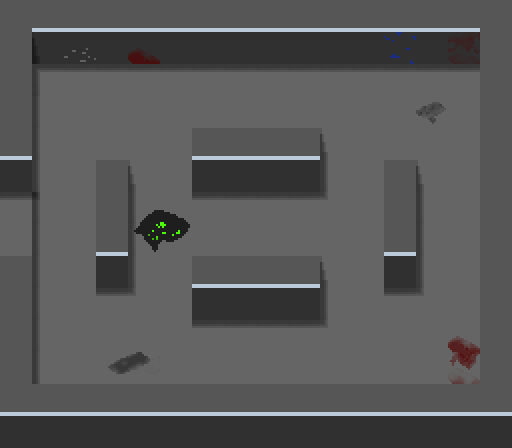

Below is a game level as drawn by its tile map, then a one-line description and the .tmx file that defines it, in full:
An orthogonal 16x14 tile map with 32x32 px tiles, 10 tile layers (Background, Walls, Decorations, Shadows, ...), 1 hidden layer not drawn.

<map version="1.0" tiledversion="1.1.5" orientation="orthogonal" renderorder="right-down" width="16" height="14" tilewidth="32" tileheight="32" infinite="0" nextobjectid="1">
 <tileset firstgid="1" name="tileset" tilewidth="32" tileheight="32" tilecount="84" columns="14">
  <image source="tileset.png" width="448" height="192" />
 </tileset>
 <layer name="Background" width="16" height="14">
  <data encoding="csv">
62,62,62,62,62,62,62,62,62,62,62,62,62,62,62,62,
62,62,62,62,62,62,62,62,62,62,62,62,62,62,62,62,
62,62,62,62,62,62,62,62,62,62,62,62,62,62,62,62,
62,62,62,62,62,62,62,62,62,62,62,62,62,62,62,62,
62,62,62,62,62,62,62,62,62,62,62,62,62,62,62,62,
62,62,62,62,62,62,62,62,62,62,62,62,62,62,62,62,
62,62,62,62,62,62,62,62,62,62,62,62,62,62,62,62,
62,62,62,62,62,62,62,62,62,62,62,62,62,62,62,62,
62,62,62,62,62,62,62,62,62,62,62,62,62,62,62,62,
62,62,62,62,62,62,62,62,62,62,62,62,62,62,62,62,
62,62,62,62,62,62,62,62,62,62,62,62,62,62,62,62,
62,62,62,62,62,62,62,62,62,62,62,62,62,62,62,62,
62,62,62,62,62,62,62,62,62,62,62,62,62,62,62,62,
62,62,62,62,62,62,62,62,62,62,62,62,62,62,62,62
</data>
 </layer>
 <layer name="Walls" width="16" height="14">
  <data encoding="csv">
3,4,4,4,4,4,4,0,0,4,4,4,4,4,4,3,
3,1,15,1,1,1,1,0,0,1,1,1,17,1,1,3,
3,0,0,0,0,0,0,0,0,0,0,0,0,0,0,3,
3,0,0,0,0,0,0,0,0,0,0,0,0,0,0,3,
4,0,0,0,0,0,4,4,4,4,0,0,0,0,0,4,
1,0,0,3,0,0,1,1,1,1,0,0,3,0,0,1,
0,0,0,3,0,0,0,0,0,0,0,0,3,0,0,0,
0,0,0,4,0,0,0,0,0,0,0,0,4,0,0,0,
3,0,0,1,0,0,4,4,4,4,0,0,1,0,0,3,
3,0,0,0,0,0,1,1,1,1,0,0,0,0,0,3,
3,0,0,0,0,0,0,0,0,0,0,0,0,0,0,3,
3,0,0,0,0,0,0,0,0,0,0,0,0,0,0,3,
4,4,4,4,4,4,4,0,0,4,4,4,4,4,4,4,
1,1,1,1,1,1,1,0,0,1,1,1,1,1,1,1
</data>
 </layer>
 <layer name="Decorations" width="16" height="14">
  <data encoding="csv">
0,0,0,0,0,0,0,0,0,0,0,0,0,0,0,0,
0,0,0,0,13,0,0,0,0,0,0,0,0,0,28,0,
0,0,0,0,0,0,0,0,0,0,0,0,0,0,0,0,
0,0,0,0,0,0,0,0,0,0,0,0,0,41,0,0,
0,0,0,0,0,0,0,0,0,0,0,0,0,0,0,0,
0,0,0,0,0,0,0,0,0,0,0,0,0,0,0,0,
0,0,0,0,11,45,0,0,0,0,0,0,0,0,0,0,
0,0,0,0,25,26,0,0,0,0,0,0,0,0,0,0,
0,0,0,0,0,0,0,0,0,0,0,0,0,0,0,0,
0,0,0,0,0,0,0,0,0,0,0,0,0,0,0,0,
0,0,0,0,0,0,0,0,0,0,0,0,0,0,13,0,
0,0,0,39,40,0,0,0,0,0,0,0,0,0,14,0,
0,0,0,0,0,0,0,0,0,0,0,0,0,0,0,0,
0,0,0,0,0,0,0,0,0,0,0,0,0,0,0,0
</data>
 </layer>
 <layer name="Shadows" width="16" height="14">
  <data encoding="csv">
0,0,0,0,0,0,0,0,0,0,0,0,0,0,0,0,
0,30,0,0,0,0,0,0,0,0,0,0,0,0,0,0,
0,31,29,29,29,29,29,0,0,29,29,29,29,29,29,0,
0,32,0,0,0,0,0,0,0,0,0,0,0,0,0,0,
0,32,0,0,0,0,0,0,0,0,30,0,0,0,0,0,
0,32,0,0,30,0,0,0,0,0,32,0,0,30,0,0,
29,46,0,0,32,0,29,29,29,29,46,0,0,32,0,0,
0,0,0,0,32,0,0,0,0,0,0,0,0,32,0,0,
0,32,0,0,32,0,0,0,0,0,30,0,0,32,0,0,
0,32,0,29,46,0,0,0,0,0,32,0,29,46,0,0,
0,32,0,0,0,0,29,29,29,29,46,0,0,0,0,0,
0,32,0,0,0,0,0,0,0,0,0,0,0,0,0,0,
0,0,0,0,0,0,0,0,0,0,0,0,0,0,0,0,
0,0,0,0,0,0,0,0,0,0,0,0,0,0,0,0
</data>
 </layer>
 <layer name="UpShadows" width="16" height="14">
  <data encoding="csv">
0,0,0,0,0,0,0,0,0,0,0,0,0,0,0,0,
0,0,0,0,0,0,0,0,0,0,0,0,0,0,0,0,
0,0,0,0,0,0,0,29,29,0,0,0,0,0,0,0,
0,0,0,0,0,0,0,0,0,0,0,0,0,0,0,0,
0,0,0,0,0,0,0,0,0,0,0,0,0,0,0,0,
0,0,0,0,0,0,0,0,0,0,0,0,0,0,0,0,
0,0,0,0,0,0,0,0,0,0,0,0,0,0,0,0,
0,0,0,0,0,0,0,0,0,0,0,0,0,0,0,0,
0,0,0,0,0,0,0,0,0,0,0,0,0,0,0,0,
0,0,0,0,0,0,0,0,0,0,0,0,0,0,0,0,
0,0,0,0,0,0,0,0,0,0,0,0,0,0,0,0,
0,0,0,0,0,0,0,0,0,0,0,0,0,0,0,0,
0,0,0,0,0,0,0,0,0,0,0,0,0,0,0,0,
0,0,0,0,0,0,0,0,0,0,0,0,0,0,0,0
</data>
 </layer>
 <layer name="LeftShadows" width="16" height="14">
  <data encoding="csv">
0,0,0,0,0,0,0,0,0,0,0,0,0,0,0,0,
0,0,0,0,0,0,0,0,0,0,0,0,0,0,0,0,
0,0,0,0,0,0,0,0,0,0,0,0,0,0,0,0,
0,0,0,0,0,0,0,0,0,0,0,0,0,0,0,0,
0,0,0,0,0,0,0,0,0,0,0,0,0,0,0,0,
0,0,0,0,0,0,0,0,0,0,0,0,0,0,0,0,
0,32,0,0,0,0,0,0,0,0,0,0,0,0,0,0,
0,32,0,0,0,0,0,0,0,0,0,0,0,0,0,0,
0,0,0,0,0,0,0,0,0,0,0,0,0,0,0,0,
0,0,0,0,0,0,0,0,0,0,0,0,0,0,0,0,
0,0,0,0,0,0,0,0,0,0,0,0,0,0,0,0,
0,0,0,0,0,0,0,0,0,0,0,0,0,0,0,0,
0,0,0,0,0,0,0,0,0,0,0,0,0,0,0,0,
0,0,0,0,0,0,0,0,0,0,0,0,0,0,0,0
</data>
 </layer>
 <layer name="Enemy" width="16" height="14">
  <data encoding="csv">
0,0,0,0,0,0,0,0,0,0,0,0,0,0,0,0,
0,0,0,0,0,0,0,0,0,0,0,0,0,0,0,0,
0,0,0,0,0,0,0,0,0,0,0,0,0,0,0,0,
0,0,0,0,0,0,0,0,0,0,0,0,0,0,0,0,
0,0,0,0,0,0,0,0,0,0,0,0,0,0,0,0,
0,0,0,0,0,0,0,0,0,0,0,0,0,0,0,0,
0,0,0,0,0,0,0,0,0,0,0,0,0,0,0,0,
0,0,0,0,0,0,0,0,0,0,0,0,0,0,0,0,
0,0,0,0,0,0,0,0,0,0,0,0,0,0,0,0,
0,0,0,0,0,0,0,0,0,0,0,0,0,0,0,0,
0,0,0,0,0,0,0,0,0,0,0,0,0,0,0,0,
0,0,0,0,0,0,0,0,0,0,0,0,0,0,0,0,
0,0,0,0,0,0,0,0,0,0,0,0,0,0,0,0,
0,0,0,0,0,0,0,0,0,0,0,0,0,0,0,0
</data>
 </layer>
 <layer name="Up" width="16" height="14">
  <data encoding="csv">
0,0,0,0,0,0,0,4,4,0,0,0,0,0,0,0,
0,0,0,0,0,0,0,1,1,0,0,0,0,0,0,0,
0,0,0,0,0,0,0,0,0,0,0,0,0,0,0,0,
0,0,0,0,0,0,0,0,0,0,0,0,0,0,0,0,
0,0,0,0,0,0,0,0,0,0,0,0,0,0,0,0,
0,0,0,0,0,0,0,0,0,0,0,0,0,0,0,0,
0,0,0,0,0,0,0,0,0,0,0,0,0,0,0,0,
0,0,0,0,0,0,0,0,0,0,0,0,0,0,0,0,
0,0,0,0,0,0,0,0,0,0,0,0,0,0,0,0,
0,0,0,0,0,0,0,0,0,0,0,0,0,0,0,0,
0,0,0,0,0,0,0,0,0,0,0,0,0,0,0,0,
0,0,0,0,0,0,0,0,0,0,0,0,0,0,0,0,
0,0,0,0,0,0,0,0,0,0,0,0,0,0,0,0,
0,0,0,0,0,0,0,0,0,0,0,0,0,0,0,0
</data>
 </layer>
 <layer name="Down" width="16" height="14">
  <data encoding="csv">
0,0,0,0,0,0,0,0,0,0,0,0,0,0,0,0,
0,0,0,0,0,0,0,0,0,0,0,0,0,0,0,0,
0,0,0,0,0,0,0,0,0,0,0,0,0,0,0,0,
0,0,0,0,0,0,0,0,0,0,0,0,0,0,0,0,
0,0,0,0,0,0,0,0,0,0,0,0,0,0,0,0,
0,0,0,0,0,0,0,0,0,0,0,0,0,0,0,0,
0,0,0,0,0,0,0,0,0,0,0,0,0,0,0,0,
0,0,0,0,0,0,0,0,0,0,0,0,0,0,0,0,
0,0,0,0,0,0,0,0,0,0,0,0,0,0,0,0,
0,0,0,0,0,0,0,0,0,0,0,0,0,0,0,0,
0,0,0,0,0,0,0,0,0,0,0,0,0,0,0,0,
0,0,0,0,0,0,0,0,0,0,0,0,0,0,0,0,
0,0,0,0,0,0,0,4,4,0,0,0,0,0,0,0,
0,0,0,0,0,0,0,1,1,0,0,0,0,0,0,0
</data>
 </layer>
 <layer name="Left" width="16" height="14" visible="0">
  <data encoding="csv">
0,0,0,0,0,0,0,0,0,0,0,0,0,0,0,0,
0,0,0,0,0,0,0,0,0,0,0,0,0,0,0,0,
0,0,0,0,0,0,0,0,0,0,0,0,0,0,0,0,
0,0,0,0,0,0,0,0,0,0,0,0,0,0,0,0,
3,0,0,0,0,0,0,0,0,0,0,0,0,0,0,0,
3,0,0,0,0,0,0,0,0,0,0,0,0,0,0,0,
3,0,0,0,0,0,0,0,0,0,0,0,0,0,0,0,
3,0,0,0,0,0,0,0,0,0,0,0,0,0,0,0,
0,0,0,0,0,0,0,0,0,0,0,0,0,0,0,0,
0,0,0,0,0,0,0,0,0,0,0,0,0,0,0,0,
0,0,0,0,0,0,0,0,0,0,0,0,0,0,0,0,
0,0,0,0,0,0,0,0,0,0,0,0,0,0,0,0,
0,0,0,0,0,0,0,0,0,0,0,0,0,0,0,0,
0,0,0,0,0,0,0,0,0,0,0,0,0,0,0,0
</data>
 </layer>
 <layer name="Right" width="16" height="14">
  <data encoding="csv">
0,0,0,0,0,0,0,0,0,0,0,0,0,0,0,0,
0,0,0,0,0,0,0,0,0,0,0,0,0,0,0,0,
0,0,0,0,0,0,0,0,0,0,0,0,0,0,0,0,
0,0,0,0,0,0,0,0,0,0,0,0,0,0,0,0,
0,0,0,0,0,0,0,0,0,0,0,0,0,0,0,3,
0,0,0,0,0,0,0,0,0,0,0,0,0,0,0,3,
0,0,0,0,0,0,0,0,0,0,0,0,0,0,0,3,
0,0,0,0,0,0,0,0,0,0,0,0,0,0,0,3,
0,0,0,0,0,0,0,0,0,0,0,0,0,0,0,0,
0,0,0,0,0,0,0,0,0,0,0,0,0,0,0,0,
0,0,0,0,0,0,0,0,0,0,0,0,0,0,0,0,
0,0,0,0,0,0,0,0,0,0,0,0,0,0,0,0,
0,0,0,0,0,0,0,0,0,0,0,0,0,0,0,0,
0,0,0,0,0,0,0,0,0,0,0,0,0,0,0,0
</data>
 </layer>
</map>
